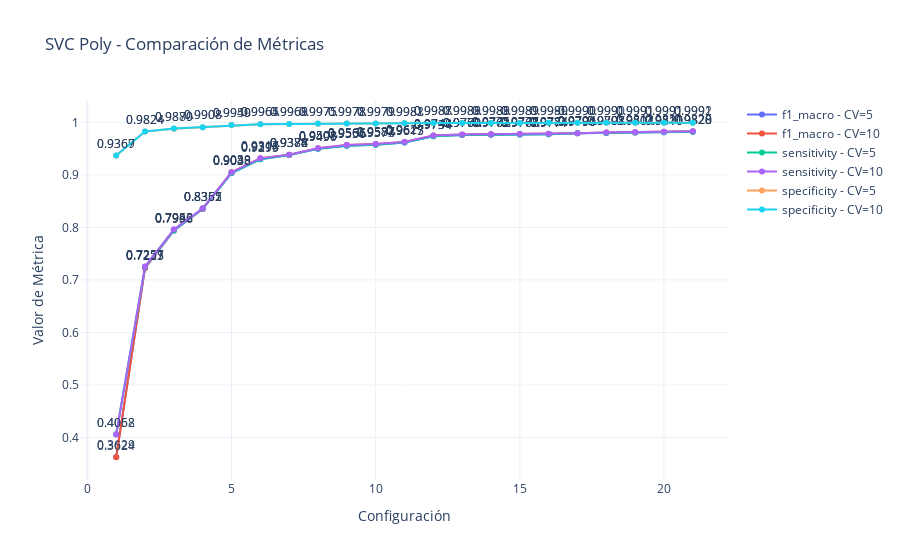

Notebook code cell kept with this figure:
### Code cell
# Graficar las métricas
plot_metrics_interactive(df_poly, 'SVC Poly',metrics=['f1_macro', 'sensitivity', 'specificity'], cv_list=cv_list)
